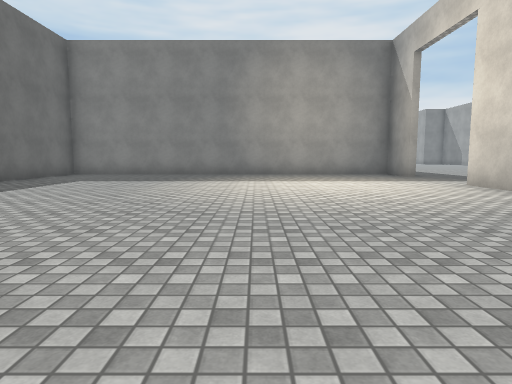
view 1 (above)

18 first-person views from a walk through a Unity game level. The camera is 1.2 m above the floor, tilts 6° down and sees 75° across. The floor is counted in squares, 2 m on a side. Each view is taken from the middle of a square. On the plan, view 1 faces up. The plan holds only what a view shows up to about 10 squares ahead; the rest is blank. The place goes on beyond the plan. The player is left out. Surface patterns are stand-ins for the level's own textures.

view 2
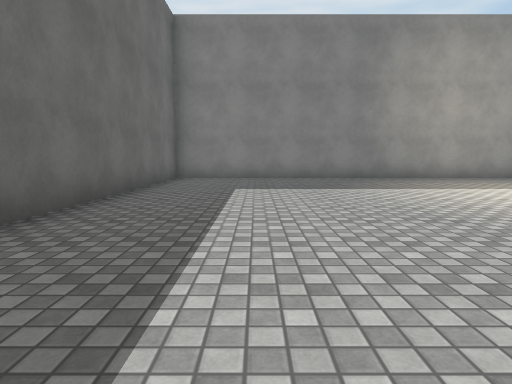

view 3
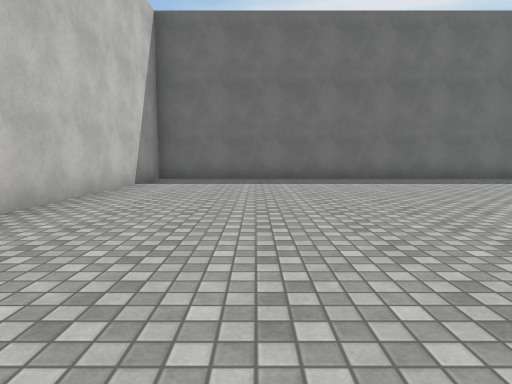

view 4
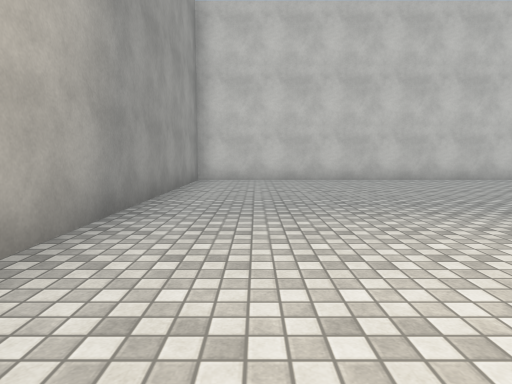

view 5
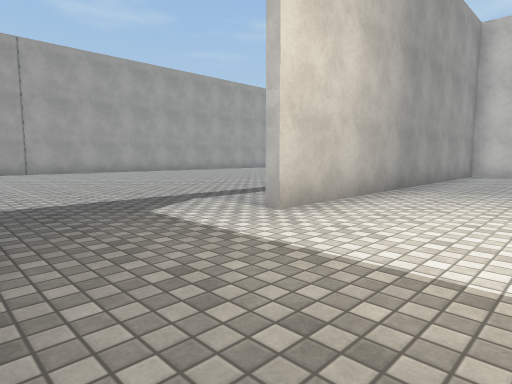

view 6
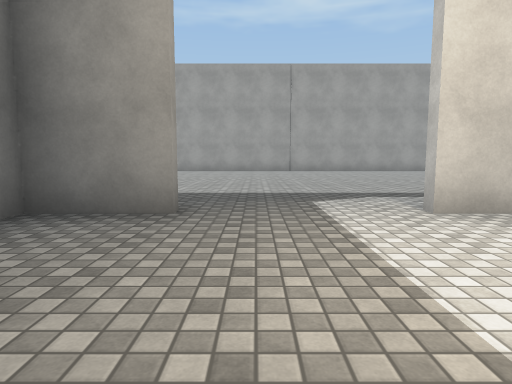

view 7
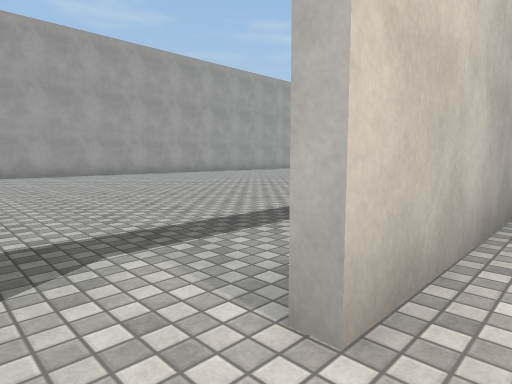

view 8
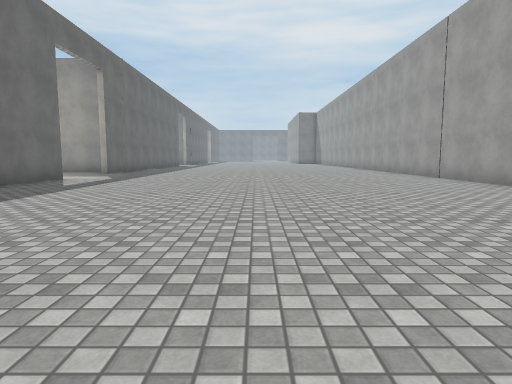

view 9
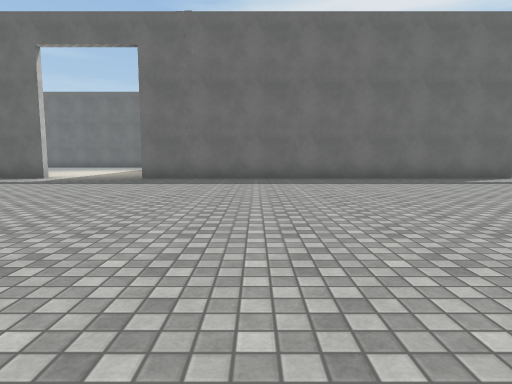

view 10
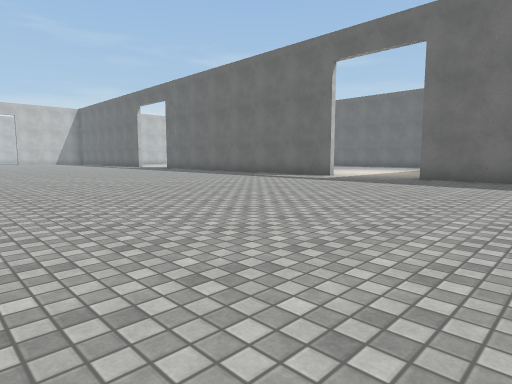

view 11
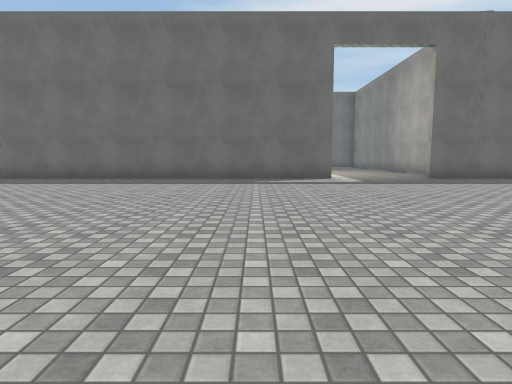

view 12
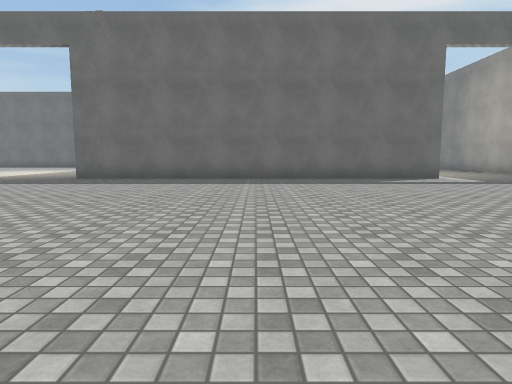

view 13
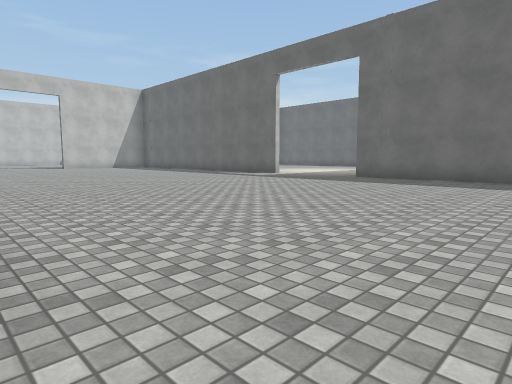

view 14
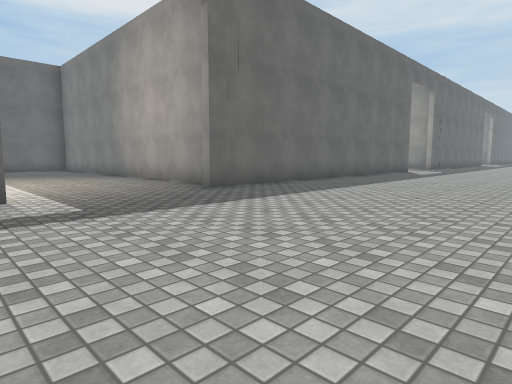

view 15
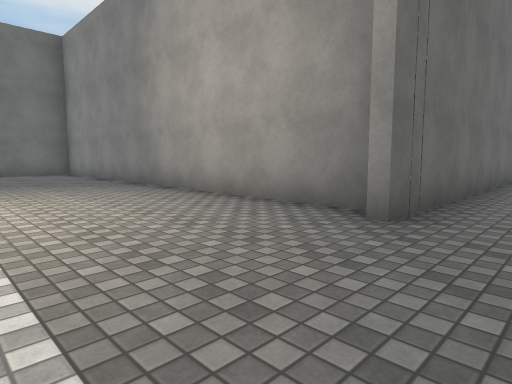

view 16
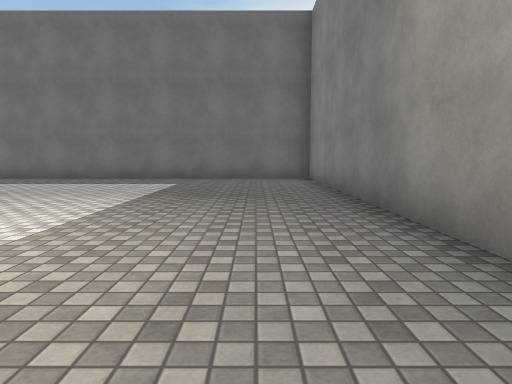

view 17
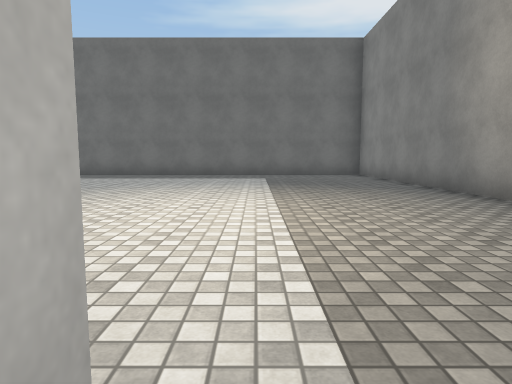

view 18
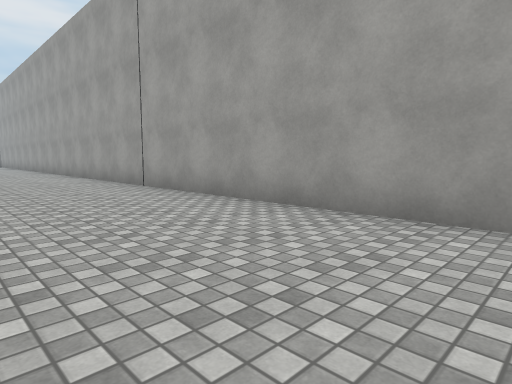

### Floor plan
Points are (right, up) in squares from view 1. A wall is a line through its corners. A room is listed if a view was taken in it or the views show most of it. See-through windows are left out.
Room 1 (views 1, 2, 3, 4, 5, 6, 7)
walls: (4.5, 9.8) (4.5, 11.5) (-6.2, 11.5) (-6.2, -1.7) (4.5, -1.7) (4.5, 7.1)
ways out: opening at (5, 8.5) to room 2
Room 2 (views 8, 9, 10, 11, 12, 13, 14, 15, 16, 17, 18)
walls: (4.7, -5.9) (4.7, -16); (4.4, -15.5) (-6.2, -15.5) (-6.2, -21.5); (15.2, 1.4) (15.2, 11.5); (4.7, 7.1) (4.7, -3.2)
ways out: opening at (5, 8.5) to room 1; opening at (5, -4.5)

Where each view was taken, in squares from view 1:
view 1: 0 up, 0 right, facing up
view 2: 2 up, 4 left, facing up
view 3: 1 up, 3 right, facing left
view 4: 7 up, 3 right, facing down
view 5: 10 up, 2 right, facing down-right
view 6: 9 up, 1 right, facing right
view 7: 8 up, 4 right, facing down-right
view 8: 2 down, 10 right, facing up
view 9: 0 up, 14 right, facing left
view 10: 0 up, 14 right, facing down-left
view 11: 8 down, 14 right, facing left
view 12: 11 down, 14 right, facing left
view 13: 11 down, 14 right, facing down-left
view 14: 20 down, 10 right, facing up-left
view 15: 19 down, 6 right, facing up-left
view 16: 17 down, 3 right, facing left
view 17: 19 down, 5 right, facing left
view 18: 1 up, 12 right, facing up-right
